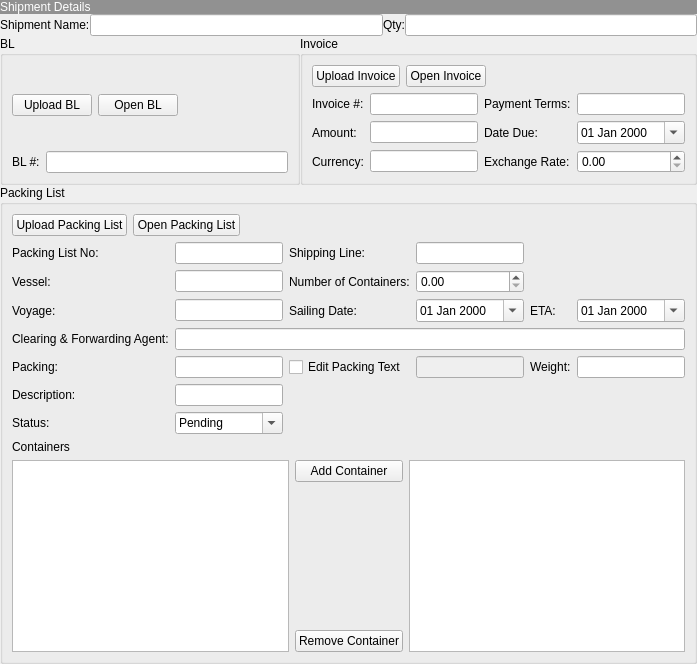
        <widget class="QWidget" name="pageShipments">
         <layout class="QVBoxLayout" name="verticalLayout_6">
          <property name="spacing">
           <number>0</number>
          </property>
          <property name="leftMargin">
           <number>0</number>
          </property>
          <property name="topMargin">
           <number>0</number>
          </property>
          <property name="rightMargin">
           <number>0</number>
          </property>
          <property name="bottomMargin">
           <number>0</number>
          </property>
          <item>
           <widget class="QLabel" name="lblShipmentStatus">
            <property name="styleSheet">
             <string notr="true">background-color: rgb(145, 145, 145);
color: rgb(255, 255, 255);
font: 12pt &quot;MS Shell Dlg 2&quot;;</string>
            </property>
            <property name="text">
             <string>Shipment Details</string>
            </property>
           </widget>
          </item>
          <item>
           <layout class="QHBoxLayout" name="horizontalLayout_12">
            <item>
             <widget class="QLabel" name="label_24">
              <property name="text">
               <string>Shipment Name:</string>
              </property>
             </widget>
            </item>
            <item>
             <widget class="QLineEdit" name="txtShipmentName"/>
            </item>
            <item>
             <widget class="QLabel" name="label_25">
              <property name="text">
               <string>Qty:</string>
              </property>
             </widget>
            </item>
            <item>
             <widget class="QLineEdit" name="txtShipmentQty"/>
            </item>
           </layout>
          </item>
          <item>
           <layout class="QHBoxLayout" name="horizontalLayout_11">
            <item>
             <widget class="QGroupBox" name="groupBox_3">
              <property name="title">
               <string>BL</string>
              </property>
              <layout class="QVBoxLayout" name="verticalLayout_10">
               <item>
                <layout class="QHBoxLayout" name="horizontalLayout_9">
                 <item>
                  <widget class="QPushButton" name="cmdUploadBL">
                   <property name="text">
                    <string>Upload BL</string>
                   </property>
                   <property name="icon">
                    <iconset resource="../../universal/smartpay/src/rc.qrc">
                     <normaloff>:/images/FloppyDisk.png</normaloff>:/images/FloppyDisk.png</iconset>
                   </property>
                  </widget>
                 </item>
                 <item>
                  <widget class="QPushButton" name="cmdOpenBL">
                   <property name="text">
                    <string>Open BL</string>
                   </property>
                   <property name="icon">
                    <iconset resource="../../home/src/res.qrc">
                     <normaloff>:/images/Stuffed_Folder.png</normaloff>:/images/Stuffed_Folder.png</iconset>
                   </property>
                  </widget>
                 </item>
                 <item>
                  <widget class="QLabel" name="lblBlFileName">
                   <property name="text">
                    <string/>
                   </property>
                  </widget>
                 </item>
                 <item>
                  <spacer name="horizontalSpacer_6">
                   <property name="orientation">
                    <enum>Qt::Horizontal</enum>
                   </property>
                   <property name="sizeHint" stdset="0">
                    <size>
                     <width>40</width>
                     <height>20</height>
                    </size>
                   </property>
                  </spacer>
                 </item>
                </layout>
               </item>
               <item>
                <layout class="QHBoxLayout" name="horizontalLayout_10">
                 <item>
                  <widget class="QLabel" name="label_32">
                   <property name="text">
                    <string>BL #:</string>
                   </property>
                  </widget>
                 </item>
                 <item>
                  <widget class="QLineEdit" name="txtBLNo"/>
                 </item>
                </layout>
               </item>
              </layout>
             </widget>
            </item>
            <item>
             <widget class="QGroupBox" name="groupBox_2">
              <property name="title">
               <string>Invoice</string>
              </property>
              <layout class="QVBoxLayout" name="verticalLayout_9">
               <item>
                <layout class="QHBoxLayout" name="horizontalLayout_8">
                 <item>
                  <widget class="QPushButton" name="cmdUploadInvoice">
                   <property name="text">
                    <string>Upload Invoice</string>
                   </property>
                   <property name="icon">
                    <iconset resource="../../universal/smartpay/src/rc.qrc">
                     <normaloff>:/images/FloppyDisk.png</normaloff>:/images/FloppyDisk.png</iconset>
                   </property>
                  </widget>
                 </item>
                 <item>
                  <widget class="QPushButton" name="cmdOpenInvoice">
                   <property name="text">
                    <string>Open Invoice</string>
                   </property>
                   <property name="icon">
                    <iconset resource="../../home/src/res.qrc">
                     <normaloff>:/images/Stuffed_Folder.png</normaloff>:/images/Stuffed_Folder.png</iconset>
                   </property>
                  </widget>
                 </item>
                 <item>
                  <widget class="QLabel" name="lblInvoiceFileName">
                   <property name="text">
                    <string/>
                   </property>
                  </widget>
                 </item>
                 <item>
                  <spacer name="horizontalSpacer_5">
                   <property name="orientation">
                    <enum>Qt::Horizontal</enum>
                   </property>
                   <property name="sizeHint" stdset="0">
                    <size>
                     <width>40</width>
                     <height>20</height>
                    </size>
                   </property>
                  </spacer>
                 </item>
                </layout>
               </item>
               <item>
                <layout class="QGridLayout" name="gridLayout_4">
                 <item row="1" column="0">
                  <widget class="QLabel" name="label_28">
                   <property name="text">
                    <string>Amount:</string>
                   </property>
                  </widget>
                 </item>
                 <item row="0" column="0">
                  <widget class="QLabel" name="label_26">
                   <property name="text">
                    <string>Invoice #:</string>
                   </property>
                  </widget>
                 </item>
                 <item row="0" column="4">
                  <widget class="QLineEdit" name="txtPaymentTerms"/>
                 </item>
                 <item row="0" column="3">
                  <widget class="QLabel" name="label_27">
                   <property name="text">
                    <string>Payment Terms:</string>
                   </property>
                  </widget>
                 </item>
                 <item row="1" column="3">
                  <widget class="QLabel" name="label_29">
                   <property name="text">
                    <string>Date Due:</string>
                   </property>
                  </widget>
                 </item>
                 <item row="2" column="0">
                  <widget class="QLabel" name="label_30">
                   <property name="text">
                    <string>Currency:</string>
                   </property>
                  </widget>
                 </item>
                 <item row="1" column="4">
                  <widget class="QDateEdit" name="dtpShipmentDateDue">
                   <property name="displayFormat">
                    <string>dd MMM yyyy</string>
                   </property>
                   <property name="calendarPopup">
                    <bool>true</bool>
                   </property>
                  </widget>
                 </item>
                 <item row="2" column="3">
                  <widget class="QLabel" name="label_31">
                   <property name="text">
                    <string>Exchange Rate:</string>
                   </property>
                  </widget>
                 </item>
                 <item row="2" column="4">
                  <widget class="QDoubleSpinBox" name="spinShipmentExchangeRate">
                   <property name="maximum">
                    <double>999999999.000000000000000</double>
                   </property>
                  </widget>
                 </item>
                 <item row="0" column="1" colspan="2">
                  <widget class="QLineEdit" name="txtInvoiceNo"/>
                 </item>
                 <item row="2" column="1" colspan="2">
                  <widget class="QLineEdit" name="txtShipmentCurrency"/>
                 </item>
                 <item row="1" column="1" colspan="2">
                  <widget class="QLineEdit" name="txtAmount"/>
                 </item>
                </layout>
               </item>
              </layout>
             </widget>
            </item>
           </layout>
          </item>
          <item>
           <widget class="QGroupBox" name="groupBox_4">
            <property name="sizePolicy">
             <sizepolicy hsizetype="Preferred" vsizetype="Preferred">
              <horstretch>0</horstretch>
              <verstretch>3</verstretch>
             </sizepolicy>
            </property>
            <property name="title">
             <string>Packing List</string>
            </property>
            <layout class="QVBoxLayout" name="verticalLayout_12">
             <item>
              <layout class="QHBoxLayout" name="horizontalLayout_13">
               <item>
                <widget class="QPushButton" name="cmdUploadPackingList">
                 <property name="text">
                  <string>Upload Packing List</string>
                 </property>
                 <property name="icon">
                  <iconset resource="../../universal/smartpay/src/rc.qrc">
                   <normaloff>:/images/FloppyDisk.png</normaloff>:/images/FloppyDisk.png</iconset>
                 </property>
                </widget>
               </item>
               <item>
                <widget class="QPushButton" name="cmdOpenPackingList">
                 <property name="text">
                  <string>Open Packing List</string>
                 </property>
                 <property name="icon">
                  <iconset resource="../../home/src/res.qrc">
                   <normaloff>:/images/Stuffed_Folder.png</normaloff>:/images/Stuffed_Folder.png</iconset>
                 </property>
                </widget>
               </item>
               <item>
                <widget class="QLabel" name="lblPackingListFileName">
                 <property name="text">
                  <string/>
                 </property>
                </widget>
               </item>
               <item>
                <spacer name="horizontalSpacer_7">
                 <property name="orientation">
                  <enum>Qt::Horizontal</enum>
                 </property>
                 <property name="sizeHint" stdset="0">
                  <size>
                   <width>40</width>
                   <height>20</height>
                  </size>
                 </property>
                </spacer>
               </item>
              </layout>
             </item>
             <item>
              <layout class="QGridLayout" name="gridLayout_5">
               <item row="1" column="2">
                <widget class="QLabel" name="label_36">
                 <property name="text">
                  <string>Number of Containers:</string>
                 </property>
                </widget>
               </item>
               <item row="1" column="3">
                <widget class="QDoubleSpinBox" name="spingNoOfContainers">
                 <property name="maximum">
                  <double>999999999.000000000000000</double>
                 </property>
                </widget>
               </item>
               <item row="2" column="1">
                <widget class="QLineEdit" name="txtVoyage"/>
               </item>
               <item row="0" column="0">
                <widget class="QLabel" name="label_33">
                 <property name="text">
                  <string>Packing List No:</string>
                 </property>
                </widget>
               </item>
               <item row="2" column="0">
                <widget class="QLabel" name="label_4">
                 <property name="text">
                  <string>Voyage:</string>
                 </property>
                </widget>
               </item>
               <item row="2" column="2">
                <widget class="QLabel" name="label_5">
                 <property name="text">
                  <string>Sailing Date:</string>
                 </property>
                </widget>
               </item>
               <item row="2" column="4">
                <widget class="QLabel" name="label_6">
                 <property name="text">
                  <string>ETA:</string>
                 </property>
                </widget>
               </item>
               <item row="2" column="5">
                <widget class="QDateEdit" name="dtpETA">
                 <property name="displayFormat">
                  <string>dd MMM yyyy</string>
                 </property>
                 <property name="calendarPopup">
                  <bool>true</bool>
                 </property>
                </widget>
               </item>
               <item row="4" column="0">
                <widget class="QLabel" name="label_8">
                 <property name="text">
                  <string>Packing:</string>
                 </property>
                </widget>
               </item>
               <item row="2" column="3">
                <widget class="QDateEdit" name="dtpSailing">
                 <property name="displayFormat">
                  <string>dd MMM yyyy</string>
                 </property>
                 <property name="calendarPopup">
                  <bool>true</bool>
                 </property>
                </widget>
               </item>
               <item row="4" column="4">
                <widget class="QLabel" name="label_10">
                 <property name="text">
                  <string>Weight:</string>
                 </property>
                </widget>
               </item>
               <item row="3" column="0">
                <widget class="QLabel" name="label_7">
                 <property name="text">
                  <string>Clearing &amp; Forwarding Agent:</string>
                 </property>
                </widget>
               </item>
               <item row="4" column="5">
                <widget class="QLineEdit" name="txtWeight"/>
               </item>
               <item row="4" column="1">
                <widget class="QLineEdit" name="txtPacking">
                 <property name="enabled">
                  <bool>true</bool>
                 </property>
                 <property name="readOnly">
                  <bool>true</bool>
                 </property>
                </widget>
               </item>
               <item row="0" column="1">
                <widget class="QLineEdit" name="txtPackingListNo"/>
               </item>
               <item row="3" column="1" colspan="5">
                <widget class="QLineEdit" name="txtClearingAgent"/>
               </item>
               <item row="1" column="1">
                <widget class="QLineEdit" name="txtVessel"/>
               </item>
               <item row="0" column="2">
                <widget class="QLabel" name="label_34">
                 <property name="text">
                  <string>Shipping Line:</string>
                 </property>
                </widget>
               </item>
               <item row="0" column="3">
                <widget class="QLineEdit" name="txtShippingLine"/>
               </item>
               <item row="5" column="0">
                <widget class="QLabel" name="label_9">
                 <property name="text">
                  <string>Description:</string>
                 </property>
                </widget>
               </item>
               <item row="1" column="0">
                <widget class="QLabel" name="label_35">
                 <property name="text">
                  <string>Vessel:</string>
                 </property>
                </widget>
               </item>
               <item row="5" column="1">
                <widget class="QLineEdit" name="txtDesc"/>
               </item>
               <item row="6" column="0">
                <widget class="QLabel" name="label_11">
                 <property name="text">
                  <string>Status:</string>
                 </property>
                </widget>
               </item>
               <item row="6" column="1">
                <widget class="QComboBox" name="cboShipmentStatus">
                 <property name="editable">
                  <bool>true</bool>
                 </property>
                 <item>
                  <property name="text">
                   <string>Pending</string>
                  </property>
                 </item>
                 <item>
                  <property name="text">
                   <string>Received</string>
                  </property>
                 </item>
                </widget>
               </item>
               <item row="4" column="2">
                <widget class="QCheckBox" name="chkForcePacking">
                 <property name="text">
                  <string>Edit Packing Text</string>
                 </property>
                </widget>
               </item>
               <item row="4" column="3">
                <widget class="QLineEdit" name="txtForcedPacking">
                 <property name="enabled">
                  <bool>false</bool>
                 </property>
                </widget>
               </item>
              </layout>
             </item>
             <item>
              <widget class="QLabel" name="label_37">
               <property name="text">
                <string>Containers</string>
               </property>
              </widget>
             </item>
             <item>
              <layout class="QHBoxLayout" name="horizontalLayout_14">
               <item>
                <widget class="CustomQueryView" name="lstContainers">
                 <property name="sizePolicy">
                  <sizepolicy hsizetype="Expanding" vsizetype="Expanding">
                   <horstretch>0</horstretch>
                   <verstretch>3</verstretch>
                  </sizepolicy>
                 </property>
                </widget>
               </item>
               <item>
                <layout class="QVBoxLayout" name="verticalLayout_11">
                 <item>
                  <widget class="QPushButton" name="cmdAddContainer">
                   <property name="text">
                    <string>Add Container</string>
                   </property>
                  </widget>
                 </item>
                 <item>
                  <spacer name="verticalSpacer_5">
                   <property name="orientation">
                    <enum>Qt::Vertical</enum>
                   </property>
                   <property name="sizeHint" stdset="0">
                    <size>
                     <width>20</width>
                     <height>18</height>
                    </size>
                   </property>
                  </spacer>
                 </item>
                 <item>
                  <widget class="QPushButton" name="cmdRemoveContainer">
                   <property name="text">
                    <string>Remove Container</string>
                   </property>
                  </widget>
                 </item>
                </layout>
               </item>
               <item>
                <widget class="QTableView" name="tblShipmentContainers"/>
               </item>
              </layout>
             </item>
            </layout>
           </widget>
          </item>
         </layout>
        </widget>
